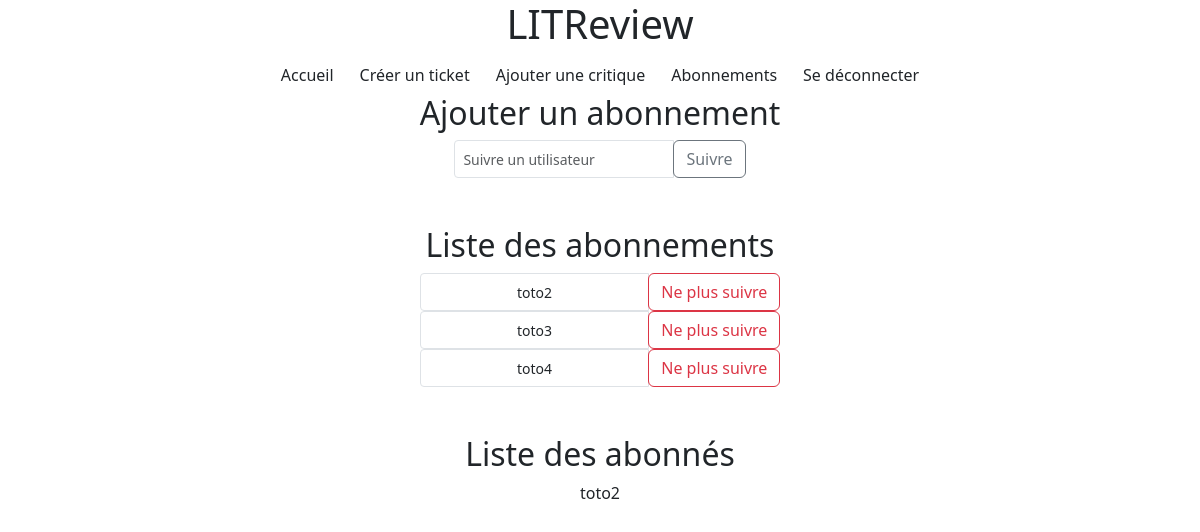
The page /user/follow/ (signed in) on the database as committed earlier.
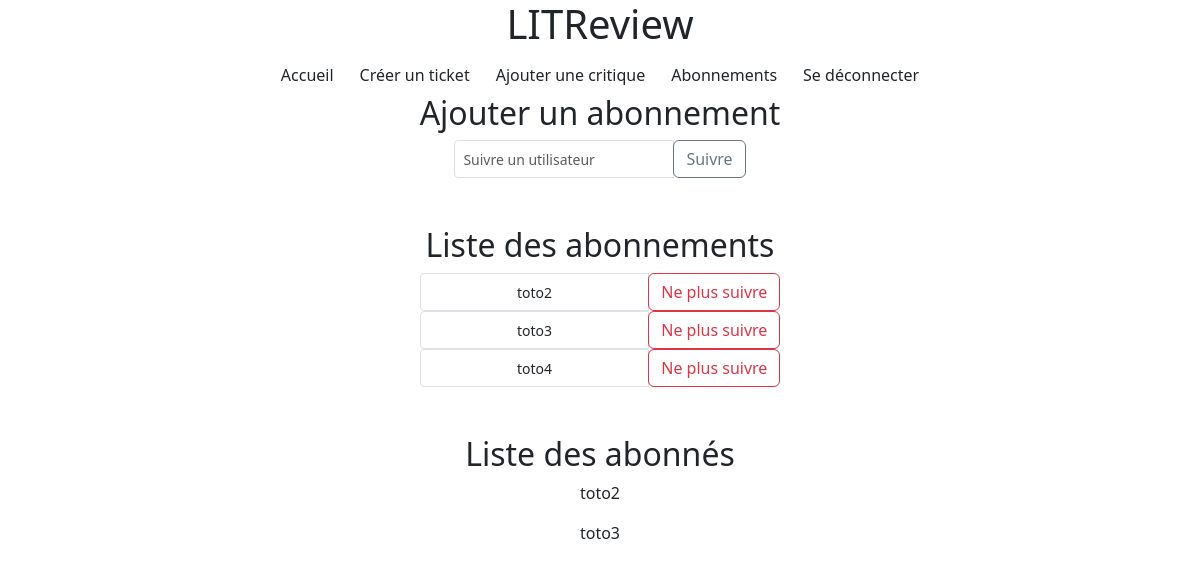
The same page on the database as committed later.
### authentication/models.py (models this page shows, shortened)
class UserFollows(models.Model):
    user = models.ForeignKey(to=settings.AUTH_USER_MODEL, on_delete=models.CASCADE, related_name='following')
    followed_user = models.ForeignKey(to=settings.AUTH_USER_MODEL, on_delete=models.CASCADE, related_name='followed_by')
    objects = models.Manager()
    class Meta:
        unique_together = ('user', 'followed_user')
        verbose_name = "utilisateur suivi"
        verbose_name_plural = "utilisateurs suivis"

### authentication/views.py (the view, shortened to what this page needs)
# urls.py: path('user/follow/', authentication.views.follow_user, name='follow_user'),
@login_required
def follow_user(request):
    followed_user_list = request.user.following.all()
    followed_by_user_list = request.user.followed_by.all()
    context = {
        'followed_user_list': followed_user_list,
        'followed_by_user_list': followed_by_user_list
    }
    return render(request, 'authentication/manage_follow.html', context)

### authentication/templates/authentication/manage_follow.html (shortened to what this page needs)
{% extends 'base.html' %}
{% block content %}
    <div class="d-flex justify-content-center">
        <h2>Ajouter un abonnement</h2>
    </div>
    <div class="d-flex justify-content-center mb-5">
        <form method="post">
            <div class="d-flex flex-raw justify-content-center input-group input-group-sm">
                <input class="form-control" name="user_to_follow" type="text" placeholder="Suivre un utilisateur">
                <div class="input-group-append">
                    <button class="btn btn-outline-secondary" type="submit" >Suivre</button>
                </div>
            </div>
        </form>
    </div>
    <div class="d-flex justify-content-center">
        <h2>Liste des abonnements</h2>
    </div>
    <div class="d-flex flex-column justify-content-center mr-auto ml-auto">
        {% if followed_user_list|length > 0 %}
            {% for user in followed_user_list %}
                <div class="d-flex flex-raw justify-content-center input-group input-group-sm ">
                    <div class="form-control d-flex flex-raw justify-content-center">
                        <span class="mt-1">{{ user.followed_user.username }}</span>
                    </div>
                    <div class="input-group-append">
                        <a href="{% url 'unfollow_user' user.followed_user.id %}">
                            <button class="btn btn-outline-danger" type="button">
                                Ne plus suivre
                            </button>
                        </a>
                    </div>
                </div>
            {% endfor %}
        {% else %}
            <div class="d-flex flex-raw justify-content-center">
                <div>
                    <p>Vous ne suivez personne actuellement.</p>
                </div>
            </div>
        {% endif %}
    </div>
    <div class="d-flex justify-content-center mt-5">
        <h2>Liste des abonnés</h2>
    </div>
    <div class="d-flex flex-column justify-content-center">
        {% if followed_by_user_list|length > 0 %}
            {% for user in followed_by_user_list %}
                <div class="d-flex flex-raw justify-content-center">
                    <div>
                        <p>{{ user.user.username }}</p>
                    </div>
                </div>
            {% endfor %}
        {% else %}
            <div class="d-flex flex-raw justify-content-center">
                <div>
                    <p>Personne ne vous suit actuellement.</p>
                </div>
            </div>
        {% endif %}
    </div>
{% endblock content %}

### templates/base.html (shortened to what this page needs)
<!DOCTYPE html>
<html lang="fr">
    <head>
        <link href="https://cdn.jsdelivr.net/npm/bootstrap@5.3.0-alpha1/dist/css/bootstrap.min.css" rel="stylesheet"
>
        {% load static %}
        <link rel="stylesheet" type="text/css" href="{% static 'css/style.css' %}"/>
    </head>
    <body>
        <div>
            <div class="d-flex justify-content-center mr-auto ml-auto">
                <h1>LITReview</h1>
            </div>
            <div id="menu" class="d-flex flex-row justify-content-center">
                <a class="btn" href="{% url 'home' %}">Accueil</a>
                {% if user.username != '' %}
                    <a class="btn" href="{% url 'create_ticket' %}">Créer un ticket</a>
                    <a class="btn" href="{% url 'create_review' %}">Ajouter une critique</a>
                    <a class="btn" href="{% url 'follow_user' %}">Abonnements</a>
                    <a class="btn" href="{% url 'logout' %}">Se déconnecter</a>
                {% else %}
                    <a class="btn" href="{% url 'signup' %}">S'inscrire</a>
                {% endif %}
            </div>
            <div  class="d-flex flex-raw justify-content-center">
                <div class="d-flex flex-column justify-content-center mw-700px">
                    {% block content %}{% endblock content %}
                </div>
            </div>
        </div>
    </body>
</html>

### static/css/style.css (style rules this page uses)
.mw-700px { max-width: 700px; }

Rows that differ between the two databases and show on the page:
added UserFollows: user.username "toto3", shown under "Liste des abonnés"
